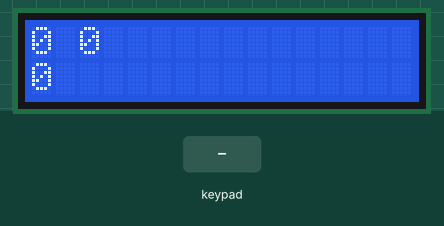
Simulated run of this sketch. Board: Arduino Uno, built with avr-gcc and run on an emulated ATmega328P. Shown: 16×2 character LCD. The test bench sets the inputs (shaded band).

Above: at 3.2 s.
3.3 s: keypad keys 7 6 5 4 A pressed 0.4 s apart
At 6.4 s:
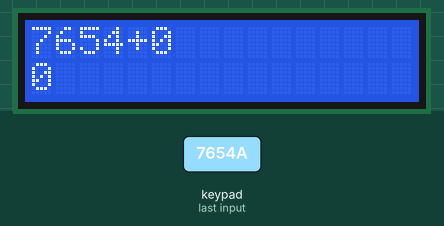
6.8 s: key 'C' pressed
At 7.8 s:
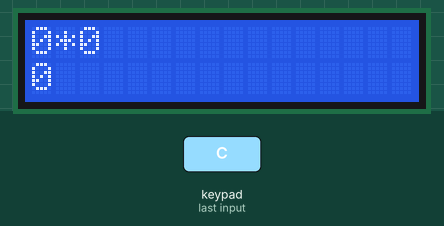
8.4 s: key '#' pressed
At 9.1 s:
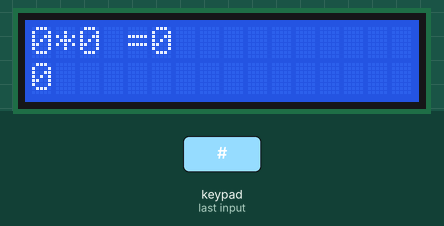
9.9 s: keypad keys 7 6 5 4 D pressed 0.4 s apart
At 12.7 s:
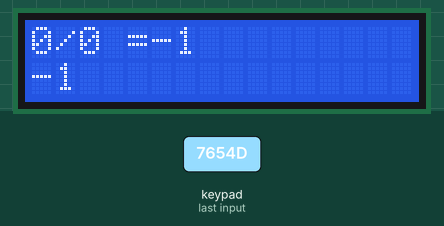
13.4 s: key 'A' pressed
At 14.2 s:
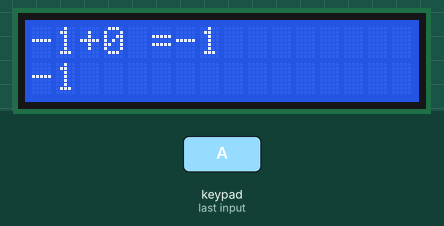
15.0 s: key 'B' pressed
Timing chart, 0 to 17.6 s (numbered marks = the images above; inputs shaded):
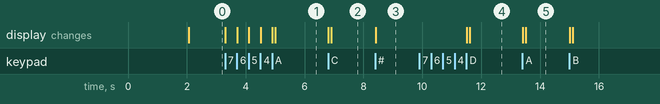

The sketch:

Calculator.ino
```cpp
//Download and add Libraries
#include <LiquidCrystal.h>
#include <Keypad.h>

const byte ROWS = 4; // Four rows
const byte COLS = 4; // Four columns

// Define the Keymap
char keys[ROWS][COLS] = {
  {'1', '2', '3', 'A'},
  {'4', '5', '6', 'B'},
  {'7', '8', '9', 'C'},
  {'*', '0', '#', 'D'}
};

byte rowPins[ROWS] = {7 , 6 , 5 , 4};
byte colPins[COLS] = {3 , 2 , 1 , 0};

Keypad kpd = Keypad( makeKeymap(keys), rowPins, colPins, ROWS, COLS );

LiquidCrystal lcd(8, 9, 10, 11, 12, 13);

long Num1, Num2, Number;
char key, action;
boolean result = false;

void setup() {
  lcd.begin(16, 2); //We are using a 16*2 LCD display
  lcd.print("Welcome to"); //Display a intro message
  lcd.setCursor(0, 1);   // set the cursor to column 0, row 1
  lcd.print("TechIO"); //Display a intro message

  delay(2000); //Wait so the display can show info
  lcd.clear(); //Then clean it
}

void loop() {

  key = kpd.getKey(); //storing pressed key value in a char

  if (key != NO_KEY)
    DetectButtons();

  if (result == true)
    CalculateResult();

  DisplayResult();
}

void DetectButtons()
{
  lcd.clear(); //Then clean it
  if (key == '*') //If cancel Button is pressed
  {
    Number = Num1 = Num2 = 0;
    result = false;
  }

  if (key == '1') //If Button 1 is pressed
  {
    if (Number == 0)
      Number = 1;
    else
      Number = (Number * 10) + 1; //Pressed twice
  }

  if (key == '4') //If Button 4 is pressed
  {
    if (Number == 0)
      Number = 4;
    else
      Number = (Number * 10) + 4; //Pressed twice
  }

  if (key == '7') //If Button 7 is pressed
  {
    if (Number == 0)
      Number = 7;
    else
      Number = (Number * 10) + 7; //Pressed twice
  }


  if (key == '0') //Button 0 is Pressed
  {
    if (Number == 0)
      Number = 0;
    else
      Number = (Number * 10) + 0; //Pressed twice
  }

  if (key == '2') //Button 2 is Pressed
  {
    if (Number == 0)
      Number = 2;
    else
      Number = (Number * 10) + 2; //Pressed twice
  }

  if (key == '5') //Button 5 is Pressed
  {
    if (Number == 0)
      Number = 5;
    else
      Number = (Number * 10) + 5; //Pressed twice
  }

  if (key == '8') //Button 8 is Pressed
  {
    if (Number == 0)
      Number = 8;
    else
      Number = (Number * 10) + 8; //Pressed twice
  }


  if (key == '#') //Button # is Pressed
  {
    Num2 = Number;
    result = true;
  }

  if (key == '3') //Button 3 is Pressed
  {
    if (Number == 0)
      Number = 3;
    else
      Number = (Number * 10) + 3; //Pressed twice
  }

  if (key == '6') //Button 6 is Pressed
  {
    if (Number == 0)
      Number = 6;
    else
      Number = (Number * 10) + 6; //Pressed twice
  }

  if (key == '9') //Button 9 is Pressed
  {
    if (Number == 0)
      Number = 9;
    else
      Number = (Number * 10) + 9; //Pressed twice
  }

  if (key == 'A' || key == 'B' || key == 'C' || key == 'D') //Detecting Buttons on Column 4
  {
    Num1 = Number;
    Number = 0;
    if (key == 'A')
    {
      Serial.println ("Addition");
      action = '+';
    }
    if (key == 'B')
    {
      Serial.println ("Subtraction");
      action = '-';
    }
    if (key == 'C')
    {
      Serial.println ("Multiplication");
      action = '*';
    }
    if (key == 'D')
    {
      Serial.println ("Division");
      action = '/';
    }

    delay(100);
  }

}

void CalculateResult()
{
  if (action == '+')
    Number = Num1 + Num2;

  if (action == '-')
    Number = Num1 - Num2;

  if (action == '*')
    Number = Num1 * Num2;

  if (action == '/')
    Number = Num1 / Num2;
}

void DisplayResult()
{
  lcd.setCursor(0, 0);   // set the cursor to column 0, row 0
  lcd.print(Num1);
  lcd.print(action);
  lcd.print(Num2);

  if (result == true)
  {
    lcd.print(" =");  //Display the result
    lcd.print(Number);
  }

  lcd.setCursor(0, 1);   // set the cursor to column 0, row 1
  lcd.print(Number); //Display the result
}
```

Measured:
- after the input at 3.3 s, the display: first changes at once (image 1 shows a later state)
- after the input at 6.8 s, the display: first changes at once (image 2 shows a later state)
- after the input at 8.4 s, the display: changes at once (image 3)
- after the input at 9.9 s, the display: first changes after 1.6 s (image 4 shows a later state)
- after the input at 13.4 s, the display: first changes at once (image 5 shows a later state)
